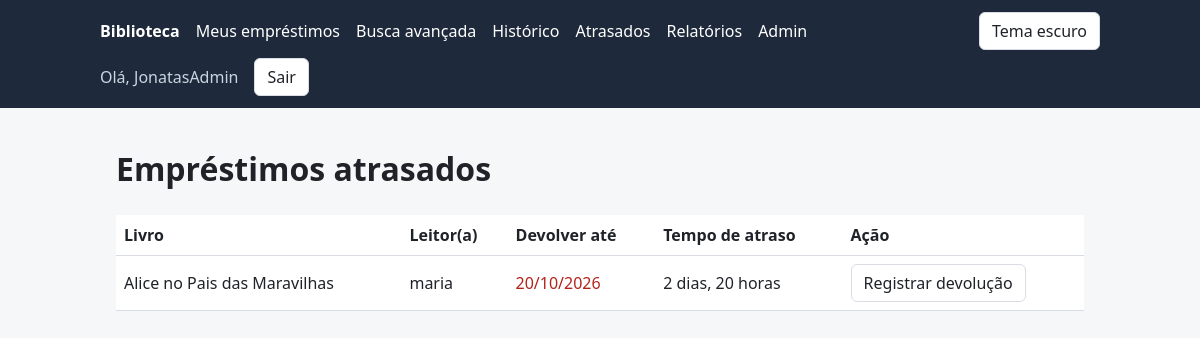
The app's page /equipe/atrasados/ (signed in), older data.
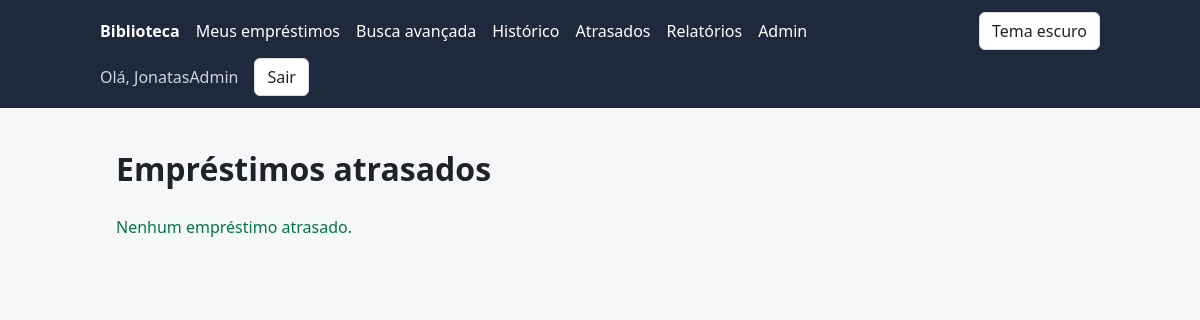
The same page, newer data.
### catalog/models.py (models this page shows, shortened)
class Loan(models.Model):
    book = models.ForeignKey(
        Book, on_delete=models.CASCADE, related_name="loans", verbose_name="Livro"
    )
    user = models.ForeignKey(
        settings.AUTH_USER_MODEL,
        on_delete=models.CASCADE,
        related_name="loans",  # permite fazer user.loans.all()
        verbose_name="Usuário",
    )
    borrowed_at = models.DateTimeField("Emprestado em", auto_now_add=True)  # data e hora do empréstimo
    due_date = models.DateField("Devolver até")  # só a data do prazo, sem hora
    returned_at = models.DateTimeField("Devolvido em", null=True, blank=True)
    class Meta:
        ordering = ["-borrowed_at"]  # o sinal de menos inverte a ordem: mais recentes primeiro
        verbose_name = "Empréstimo"
        verbose_name_plural = "Empréstimos"

class Book(models.Model):
    title = models.CharField("Título", max_length=255)  # texto curto, até 255 caracteres
    author = models.CharField("Autor(a)", max_length=255)
    isbn = models.CharField("ISBN", max_length=13, unique=True)  # unique: o banco não aceita ISBN repetido
    copies_total = models.PositiveIntegerField("Cópias totais", default=1)  # inteiro >= 0; vale 1 se ninguém informar
    image = models.ImageField("Capa", upload_to="book_covers/", blank=True, null=True)
    category = models.ForeignKey(
        Category,
        on_delete=models.SET_NULL,
        null=True,
        blank=True,
        related_name="books",  # permite fazer categoria.books.all()
        verbose_name="Categoria",
    )
    language = models.CharField("Idioma", max_length=50, blank=True)
    publisher = models.CharField("Editora", max_length=150, blank=True)
    edition_year = models.PositiveSmallIntegerField("Ano de edição", null=True, blank=True)
    created_at = models.DateTimeField("Cadastrado em", auto_now_add=True)  # preenchido sozinho na criação
    class Meta:
        ordering = ["title"]  # ordem padrão das consultas: alfabética pelo título
        verbose_name = "Livro"  # nome no singular, usado pelo Admin
        verbose_name_plural = "Livros"  # nome no plural, usado pelo Admin

### catalog/views.py (the view)
# urls.py: path("equipe/atrasados/", views.overdue_loans, name="overdue_loans"),
@staff_required
def overdue_loans(request):
    loans = (
        Loan.objects.filter(returned_at__isnull=True, due_date__lt=timezone.localdate())
        .select_related("book", "user")  # traz livro e usuário na mesma consulta
        .order_by("due_date")
    )
    return render(request, "catalog/overdue_loans.html", {"loans": loans})

### catalog/views.py (called while the page is built)
def staff_required(view):
    @wraps(view)  # mantém o nome e a documentação da view original
    @login_required  # primeiro exige login
    def wrapper(request, *args, **kwargs):
        if not request.user.is_staff:
            raise PermissionDenied
        return view(request, *args, **kwargs)
    return wrapper  # a função "embrulhada" passa a ocupar o lugar da view

### templates/catalog/overdue_loans.html (shortened to what this page needs)
{% extends "base.html" %}
{% block content %}
  <h1>Empréstimos atrasados</h1>
  {% if loans %}
    <div class="table-wrap">
      <table>
        <thead>
          <tr>
            <th>Livro</th>
            <th>Leitor(a)</th>
            <th>Devolver até</th>
            <th>Tempo de atraso</th>
            <th>Ação</th>
          </tr>
        </thead>
        <tbody>
          {% for loan in loans %}
            <tr>
              <td>{{ loan.book.title }}</td>
              <td>{{ loan.user.username }}</td>
              <td class="danger">{{ loan.due_date|date:"d/m/Y" }}</td>
              <td>{{ loan.due_date|timesince }}</td>
              <td>
                <form class="inline" method="post" action="{% url 'catalog:staff_mark_returned' loan.id %}">
                  <button class="btn" type="submit">Registrar devolução</button>
                </form>
              </td>
            </tr>
          {% endfor %}
        </tbody>
      </table>
    </div>
  {% else %}
    <p class="success">Nenhum empréstimo atrasado.</p>
  {% endif %}
{% endblock %}

Row changes from the older to the newer data that the page shows:
no longer on this page (row edited): Loan: book "Alice no Pais das Maravilhas", user.username "maria", due_date "20/10/2026", due_date "2 dias, 20 horas"
Text that changed along with them:
text no longer shown: "Livro Leitor(a) Devolver até Tempo de atraso Ação"
text now shown: "Nenhum empréstimo atrasado."
